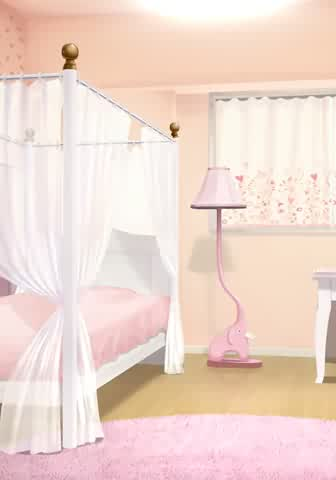
#> input picture assets/sanoba-source/bg/ヒロイン_子寧々の部屋.jpg, 336 x 480 px
$ python -i limelight_material_pack.py   (imports and definitions only)
#> lines starting #> are read from the running program, lines starting #| are printed output that depends on the picture
#> further down, picture is the input picture: PIL image 336x480 RGB; mean R, G, B 240, 217.5, 207.3
#!/usr/bin/env python3
"""Build the Limelight Lemonade Jam material pack for the AI Passport port.

Source project: https://github.com/skdkzzx/limelight-lemonade-jam-xiaomi-band10
  - 小米手环 9 Pro / 9 / 10 上的《ライムライト・レモネードジャム》同人移植
    (Vela quick app,基于 hezdaaa 的 limelight-lemonade-jam-miband)。
  - 素材与译文版权归原作品与移植者所有;本仓库只保存转换工具,不分发源素材。
    请支持正版。

Container layout (little-endian;固件按偏移直读 Flash,不需要解压):

  header 32 B : magic "LLMPK001", version u32, entries u32, blobs u32,
                quality u16, screen_w u16, screen_h u16, bg_rows u16, flags u32
  index       : entries × { off u32, len u32, w u16, h u16, kind u8, flags u8 }
                kind == KIND_SPRITE 时追加 { jpeg_len u32 };索引尾补 0 对齐到 4 字节
  blobs       : 去重后的段各写一次,每段 4 字节对齐(即每个条目 off 都是 4 的倍数)
                KIND_IMAGE  → JPEG
                KIND_SPRITE → JPEG 紧跟 1bpp RLE 遮罩
                KIND_META   → UTF-8 文本(生成参数 + 条目名表)

Image conversion (竖屏 240x320,半透明文本框压在画面底部):

  背景 bcgi 336x480  -> 等比缩放宽到 240(高 343)-> 取顶部 bg_rows 行 -> JPEG
  CG   evig/ev*      -> 同上,取顶部 cg_rows 行
  立绘 cimg/*、evig/sd* -> 按 alpha 包围盒裁剪、等比缩放进 168x252 -> JPEG + 1bpp 遮罩
  其它(标题图等)      -> 等比缩放宽到 240 -> JPEG

  背景默认只存 214 行:该行以下是文本框的地盘,存了也只是被压暗。
  CG 默认存满 320 行,因为鉴赏模式要整屏看。

立绘遮罩为什么不用 PNG:设备端没有 PNG 解码器,而 1bpp RLE 的解码器只有十几行,
体积与 PNG 同级(实测)。遮罩编码:

  <u32 raw_len><u8 count><u8 value>...   解到 raw_len 字节为止
  raw = 逐行 1bpp 位打包,每行 ceil(w/8) 字节,行首在最高位,1 = 不透明,
        行与行不共用字节。

素材裁剪:脚本(src/common/script/scriptDataN.txt)与鉴赏列表(src/pages/cgs/cgs.ux)
都没引用的素材默认丢弃(--keep-all 保留),丢弃量写进报告与 meta。

Usage:
  python tools/limelight_material_pack.py --source <手环移植版仓库根> \\
      --out build/limelight_pack.bin [--quality 35] [--bg-rows 214] \\
      [--cg-rows 320] [--keep-all] [--report]

生成的包暂不提交:仓库里还没有消费它的阅读器应用,4.9 MiB 素材在没有读取方之前
不该进固件(见 docs/development/ai-guide.md 的素材放置与交付要求)。
"""

from __future__ import annotations

import argparse
import collections
import hashlib
import io
import json
import re
import struct
import sys
from pathlib import Path

try:
    from PIL import Image, ImageChops, ImageFilter
    _PIL_IMAGE = Image.Image
    _PIL_MISSING = None
except ImportError:  # pragma: no cover - 纯逻辑(容器/裁剪规则)不需要 Pillow
    Image = None
    ImageFilter = None
    _PIL_IMAGE = None
    _PIL_MISSING = "需要 Pillow 才能转换图片: python -m pip install pillow"

try:
    import numpy as _numpy
except ImportError:  # numpy 只是让抖动图的缩放更准,没有也能跑
    _numpy = None

MAGIC = b"LLMPK001"
VERSION = 1
GEN_VERSION = "limelight_material_pack/1"

SCREEN_W, SCREEN_H = 240, 320
SPRITE_MAX_W, SPRITE_MAX_H = 168, 300
# 立绘取景:源立绘多是细高的全身站姿(实测约 238x924)。整张缩进 252 行时缩放比
# 只有 0.27,脸部被压到十几像素,真机上就是"糊"。按 SPRITE_BUST_ASPECT 的比例裁到
# 膝盖,把像素集中在头肩胸;本来就矮/半身的图(坐姿、特写)不裁。
# 取景到膝盖:对话框是半透明的,下半身会透出轮廓,所以不能只留上半身;
# 但小腿及以下在框里也看不清,裁到膝盖能省下的像素留给头肩。1:2.4 大致就是
# 站姿人物"头顶到膝盖"的比例(素材实测头顶到膝盖约占全身 58~62%)。
SPRITE_BUST_ASPECT = 2.4
# 缩到 ~120x240 这个量级后 LANCZOS 会明显发软,轻量 USM 把线条找回来。
# 参数是拿真机尺寸的立绘做 A/B 定的:半径 1px、强度 60%、阈值 2(不动平坦区)。
# 强度再高(110%)观感提升有限,但 JPEG 熵增会把素材包顶上去约 0.4 MiB,不划算。
SPRITE_SHARPEN_RADIUS = 1.0
SPRITE_SHARPEN_PERCENT = 60
SPRITE_SHARPEN_THRESHOLD = 2
# 透明区的 RGB 要向外扩散几圈再编码:JPEG 会在边缘混合相邻像素,如果透明处是
# 黑色,立绘轮廓就会出现一圈暗边(真机观感就是"糊+脏")。扩散轮数 = 像素圈数。
SPRITE_EDGE_BLEED = 3
# 立绘像素上限:固件按 LIME_SPRITE_MAX_PIXELS(23,000)申请静态解码缓冲,必须放得下。
# 取 22,000 px:上半身取景后立绘约 105x210 = 22k px(全身取景时约 65x252 = 16.4k)。
# 实测(2026-09-27,q30/4:4:4)上半身 16k/18k/20k/22k 相对旧包只 +47/+42/+110/+162 KiB,
# 因为裁掉下半身后总像素并没有增加,而字节率几乎不变(0.225 B/px)。
SPRITE_MAX_PIXELS = 23000
DEFAULT_QUALITY = 30
# 立绘单独一套参数:它是画面主体,和背景共用 q30/4:2:0 会明显发糊(色度被砍半、
# 高频细节被量化掉)。背景大片色块对压缩不敏感,立绘细节敏感,所以分开。
# 实测各配置的包体积见 tools/README 或 REPORT 注释。
DEFAULT_SPRITE_QUALITY = 60
DEFAULT_SPRITE_SUBSAMPLING = 0        # 0 = 4:4:4;立绘色度细节比省下的几十 KB 值钱
# 实测(2026-09-27,全部素材 + 名字表 + 1bpp RLE 遮罩,图片预算 5,590,384 B):
#   q35/CG 320 行 = 5,533,336 B(仅余 57 KiB,太紧);q32 = 5,240,392 B(余 0.33 MiB);
#   q30 = 5,050,124 B(余 0.50 MiB)。q30~q35 相对 Lanczos 参考的 PSNR 只差约 0.5 dB,
#   所以默认取 q30 换余量。
DEFAULT_BG_ROWS = 214      # 画面区高度(下面被正文带压住)
# CG 也只存 214 行:画布要能整块塞进 DRAM(240x320 画布 + 立绘缓冲会超),
# 而正文流程里 CG 的下 1/3 本来就被正文带盖住;鉴赏页把它贴在画布上沿显示。
DEFAULT_CG_ROWS = 214

KIND_IMAGE, KIND_SPRITE, KIND_META = 0, 1, 2
FLAG_FILTERED = 1 << 0
FLAG_BG_CROPPED = 1 << 1

HEADER = struct.Struct("<8sIIIHHHHI")      # 32 B
INDEX = struct.Struct("<IIHHBB")           # 14 B
FAMILIES = ("bg", "cg", "sprite", "misc")
FAMILY_ORDER = {"bg": 0, "cg": 1, "sprite": 2, "misc": 3}
SOURCE_DIRS = ("bcgi", "cimg", "evig")


# --------------------------------------------------------------------------
# 容器(纯逻辑,不依赖 Pillow)
# --------------------------------------------------------------------------

# [67 lines left out: functions build_container, parse_container, not called in this run]


class BlobStore:
    """按内容去重的段存储;记录每条新段归属的家族,便于分家族记账。"""

    # [53 lines left out: functions __init__, put, family_of, fit_width, not called in this run]


def sprite_canvas(im: Image.Image, max_pixels: int = SPRITE_MAX_PIXELS) -> Image.Image:
    """裁到不透明边界 -> 等比缩放进 168x252 -> 再夹到 max_pixels 像素以内。

    像素上限是为了让固件能把立绘直接解进画布的空闲区域(见 SPRITE_MAX_PIXELS 注释)。
    """
#> called with max_pixels = 23000
    rgba = im.convert("RGBA")
    box = rgba.getchannel("A").getbbox()
#> box = (0, 0, 336, 480)
    if box:
        rgba = rgba.crop(box)
    bust_h = min(rgba.height, max(1, round(rgba.width * SPRITE_BUST_ASPECT)))
#> bust_h = 480
    if bust_h < rgba.height:
        rgba = rgba.crop((0, 0, rgba.width, bust_h))
    scale = min(SPRITE_MAX_W / rgba.width, SPRITE_MAX_H / rgba.height)
#> scale = 0.5
    size = (max(1, round(rgba.width * scale)), max(1, round(rgba.height * scale)))
#> size = (168, 240)
    rgba = resample_linear(rgba, size)
    if rgba.width * rgba.height > max_pixels:
        # 用 floor 而不是 round:四舍五入会让 w*h 略微超过上限(实测超 145 px),
        # 而固件是按上限申请静态缓冲的。缩完再断言一次,别让契约靠"应该差不多"。
        shrink = (max_pixels / (rgba.width * rgba.height)) ** 0.5
        rgba = resample_linear(rgba, (max(1, int(rgba.width * shrink)),
                                      max(1, int(rgba.height * shrink))))
        while rgba.width * rgba.height > max_pixels and rgba.width > 1 and rgba.height > 1:
            rgba = resample_linear(rgba, (max(1, rgba.width - 1), max(1, rgba.height - 1)))
    assert rgba.width * rgba.height <= max_pixels, (rgba.size, max_pixels)
    return rgba


def resample_linear(im: Image.Image, size: tuple[int, int]) -> Image.Image:
    """在线性光下等比缩放。

    手环版立绘是 256 色调色板 + 抖动的图(实测 242x926 只有 19 KB)。抖动的本质是
    "用噪声去近似中间色",只有在**线性光**下平均才会还原成原本的颜色;直接在 sRGB
    下缩会把噪声平均成偏暗偏脏的灰泥,越缩越糊。没有 numpy 时退回普通缩放。
    """
#> called with size = (168, 240)
    if _numpy is None:
        return im.resize(size, Image.LANCZOS)
    arr = _numpy.asarray(im.convert("RGBA"), dtype=_numpy.float32) / 255.0
    rgb = arr[..., :3]
    lin = _numpy.where(rgb <= 0.04045, rgb / 12.92, ((rgb + 0.055) / 1.055) ** 2.4)
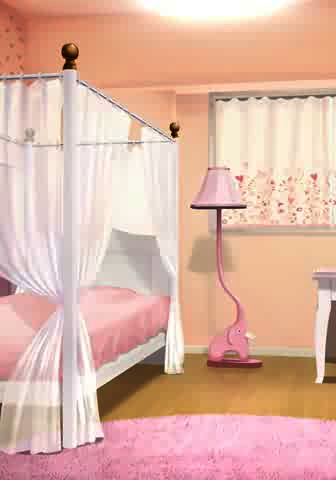
#> lin: shape (480, 336, 3) float32; mean R, G, B 0.878, 0.71, 0.649
    chans = []
    for c in range(3):
        ch = Image.fromarray(lin[..., c], mode="F").resize(size, Image.LANCZOS)
        chans.append(_numpy.asarray(ch, dtype=_numpy.float32))
#> after the loop, chans = 3 items
    lin = _numpy.stack(chans, axis=-1)
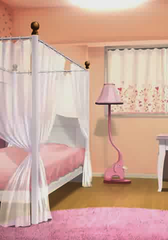
#> lin: shape (240, 168, 3) float32; mean of channels 0, 1, 2 0.879, 0.711, 0.649; drawn with min black and max white
    srgb = _numpy.where(lin <= 0.0031308, lin * 12.92,
                        1.055 * _numpy.power(_numpy.clip(lin, 0, 1), 1 / 2.4) - 0.055)
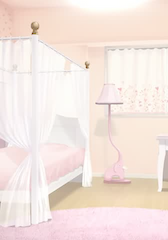
#> srgb: shape (240, 168, 3) float32; mean of channels 0, 1, 2 0.941, 0.853, 0.813; drawn with min black and max white
    alpha = im.getchannel("A").resize(size, Image.LANCZOS)   # alpha 本来就是线性的
#> alpha: PIL image 168x240 L; every value is 255
    merged = _numpy.concatenate(
        [_numpy.clip(srgb, 0, 1) * 255.0,
         _numpy.asarray(alpha, dtype=_numpy.float32)[..., None]], axis=-1)
    return Image.fromarray(merged.astype(_numpy.uint8), "RGBA")


# [396 lines left out: functions sharpen_sprite, bleed_edges, encode_jpeg, encode_mask_1bpp_rle, decode_mask_1bpp_rle, scan_references and 7 more, not called in this run]


# [2 lines not run here, left out]

>>> from PIL import Image
>>> picture = Image.open('../assets/sanoba-source/bg/ヒロイン_子寧々の部屋.jpg')
>>> result = sprite_canvas(picture)
#> call 2 of resample_linear, with size = (126, 181)
#> the loop in resample_linear (call 2), `for c in range(3):` made 3 passes
#> pass 1, in resample_linear (call 2), `ch = Image.fromarray(lin[..., c], mode="F").resize(size, Image.LANCZOS)`:
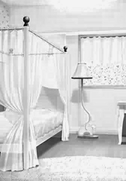
#> ch: PIL image 126x181 F; min 0.043, max 1.03, mean 0.874; drawn with min black and max white
#> pass 2, in resample_linear (call 2), `ch = Image.fromarray(lin[..., c], mode="F").resize(size, Image.LANCZOS)`:
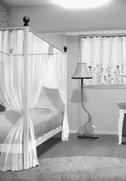
#> ch: PIL image 126x181 F; min -0.0241, max 1.01, mean 0.707; drawn with min black and max white
#> pass 3, in resample_linear (call 2), `ch = Image.fromarray(lin[..., c], mode="F").resize(size, Image.LANCZOS)`:
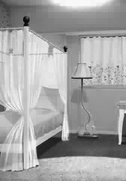
#> ch: PIL image 126x181 F; min -0.0456, max 1.02, mean 0.645; drawn with min black and max white
#> in resample_linear (call 2), `lin = _numpy.stack(chans, axis=-1)`:
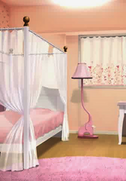
#> lin: shape (181, 126, 3) float32; mean of channels 0, 1, 2 0.874, 0.707, 0.645; drawn with min black and max white
#> in resample_linear (call 2), `alpha = im.getchannel("A").resize(size, Image.LANCZOS)`: alpha: PIL image 126x181 L; every value is 255
